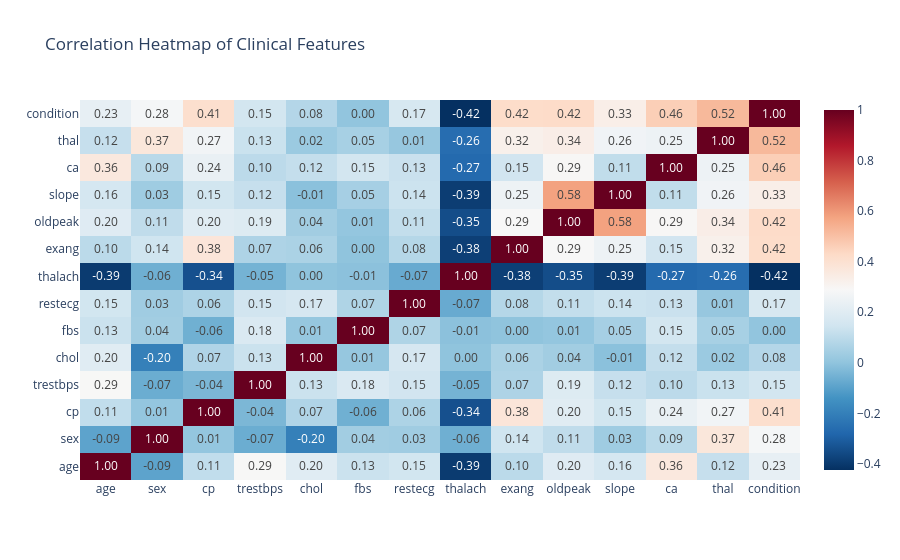

The cell this chart's notebook holds for it:
### Markdown cell above
### 🫁 Key Insights: Chest Pain Type (cp)

* **A Critical Red Flag:** Looking at the distribution, **Chest Pain Type 3** stands out dramatically. For this specific type, the number of patients with heart disease massively outweighs the healthy patients. 
* **Other Types:** Conversely, for chest pain types `0`, `1`, and `2`, the majority of patients are actually healthy.
* **Modeling Impact:** This visual confirms that `cp` is not just random noise; it's a highly distinguishing feature. The model will heavily penalize or flag patients who exhibit Chest Pain Type 3.

### Code cell
# 4. Correlation Heatmap (Drop the temporary string label for correlation math)
corr_matrix = data.drop(columns=['condition_label']).corr()

fig4 = px.imshow(corr_matrix, text_auto=".2f", aspect="auto",
                 title="Correlation Heatmap of Clinical Features",
                 color_continuous_scale='RdBu_r', origin='lower')

fig4.show()

### Figure 1 — Plotly figure (JSON) as saved in the notebook; plotly's stock layout.template omitted (floating-point values rounded to 4 significant figures; data arrays with more than 128 entries replaced by an {"elided": "..."} marker saying what was removed)
{"data": [{"coloraxis": "coloraxis", "hovertemplate": "x: %{x}<br>y: %{y}<br>color: %{z}<extra></extra>", "name": "0", "texttemplate": "%{z:.2f}", "type": "heatmap", "x": ["age", "sex", "cp", "trestbps", "chol", "fbs", "restecg", "thalach", "exang", "oldpeak", "slope", "ca", "thal", "condition"], "xaxis": "x", "y": ["age", "sex", "cp", "trestbps", "chol", "fbs", "restecg", "thalach", "exang", "oldpeak", "slope", "ca", "thal", "condition"], "yaxis": "y", "z": {"elided": "14x14 float values"}}], "layout": {"coloraxis": {"colorscale": [[0, "rgb(5,48,97)"], [0.1, "rgb(33,102,172)"], [0.2, "rgb(67,147,195)"], [0.3, "rgb(146,197,222)"], [0.4, "rgb(209,229,240)"], [0.5, "rgb(247,247,247)"], [0.6, "rgb(253,219,199)"], [0.7, "rgb(244,165,130)"], [0.8, "rgb(214,96,77)"], [0.9, "rgb(178,24,43)"], [1, "rgb(103,0,31)"]]}, "title": {"text": "Correlation Heatmap of Clinical Features"}, "xaxis": {"anchor": "y", "domain": [0, 1]}, "yaxis": {"anchor": "x", "autorange": true, "domain": [0, 1]}}}
